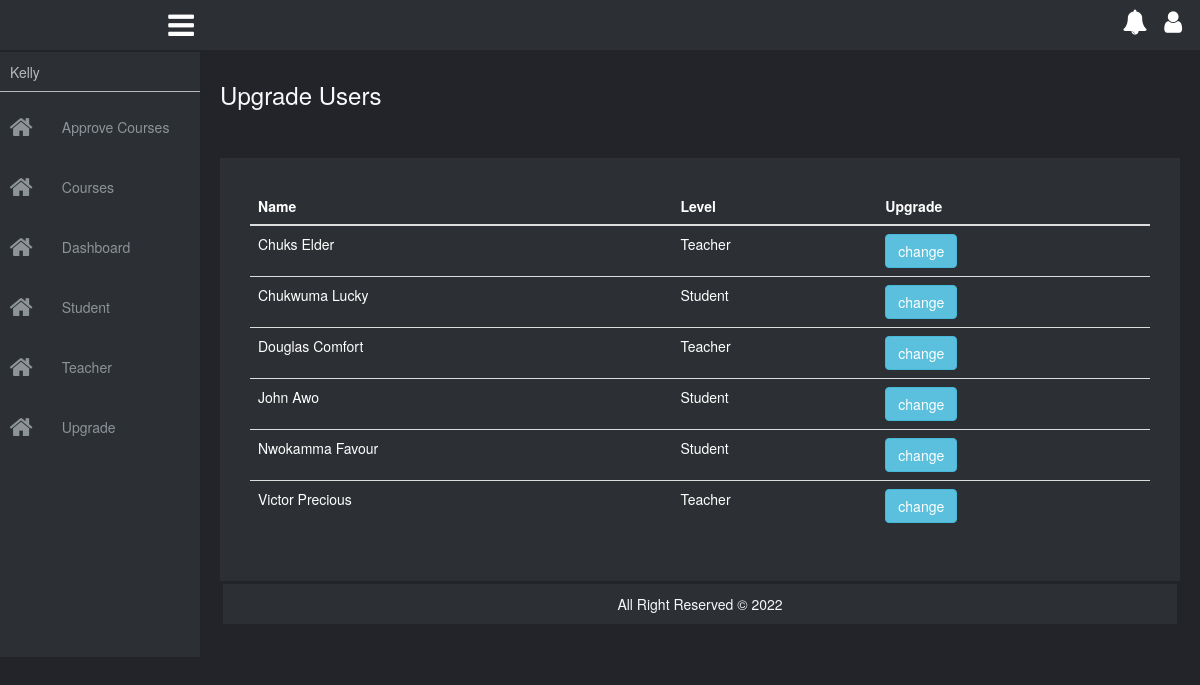
The page /upgrade (signed in) on the database its author committed.
### tables this page shows
CREATE TABLE `users` (
  `id` int(11) NOT NULL,
  `fn` varchar(30) NOT NULL,
  `ln` varchar(30) NOT NULL,
  `email` varchar(50) NOT NULL,
  `pn` varchar(20) NOT NULL,
  `password` varchar(50) NOT NULL,
  `country` text NOT NULL,
  `ms` varchar(20) NOT NULL,
  `date` date NOT NULL,
  `level` varchar(7) NOT NULL,
  `sex` varchar(7) NOT NULL,
  `picture` text NOT NULL,
  `last_login` date NOT NULL,
  `status` varchar(10) NOT NULL
);

### config/dblink.php (called while the page is built, shortened)
<?php
class DB{
private $connect = NULL;
public function __construct()
  {
$servername = "localhost";
$username = "root";
$password = "";
$dbname = "elearnpayment";
  $this->connect = "";
  try{
  $this->connect = new PDO("mysql:host=$servername;dbname=$dbname", $username, $password);
  $this->connect->setAttribute(PDO::ATTR_ERRMODE, PDO::ERRMODE_EXCEPTION);
  $this->connect->exec("SET CHARACTER SET utf8");
    }
  catch(PDOException $e) {
  echo 'Error: ' . $e->getMessage();
        }
  }
 public function tbl_select($tblquery,$tblvalue = array())
 {
 try{
  $stmt = $this->connect->prepare($tblquery);
  $stmt->execute($tblvalue);
  $results = $stmt->fetchAll(PDO::FETCH_ASSOC);
  return $results;
} catch(PDOException $e) {
    echo 'Error: ' . $e->getMessage();
  }
 }
  }
?>

### page/upgrade.php (the view, shortened to what this page needs)
<div class="main-body">
    <h3 class="title">Upgrade Users</h3>
    <div class="row no-p row-box" style="padding:30px;">
        <div class="col-xs-12 no-p">
            <table class="table">
                <thead>
                    <tr>
                        <th>Name</th>
                        <th>Level</th>
                        <th>Upgrade</th>
                    </tr>
                </thead>
                <tbody>
                    <tr>
                        <?php
                            $tblquery = "SELECT * FROM users WHERE level != 'Admin' ORDER BY ln";
                            $tblvalue = array();
                            $select = $collect->tbl_select($tblquery, $tblvalue);
                            foreach($select as $data){
                                extract($data);
                                ?>
                                <?php
                                    echo "
                                        <tr>
                                            <td>$ln $fn</td>
                                            <td>$level</td>
                                            <td>
                                                <form action='upgrade2' method='POST' style='margin:0px;padding:0px;'>
                                                    <input type='hidden' name='id' value='$id'>
                                                    <input type='hidden' name='level' value='$level'>
                                                    <input type='submit' name='change' value='change' class='btn btn-info'>
                                                </form>
                                            </td>
                                        </tr>
                                    ";
                            }
                        ?>
                    </tr>
                </tbody>
            </table>
        </div>
    </div>

### index.php (shortened to what this page needs)
<?php
    $url = $_GET['url'];
    $url = rtrim($url, '/');
    $url = explode('/', $url);
    if(file_exists('page/'.$url[0].'.php')){
        include('main.php');
    }else{
        include('login.php');
    }
?>

### includes/header.php (shortened to what this page needs)
<?php
    include('config/dblink.php');
    $collect = new DB();
?>
<!DOCTYPE html>
<html lang="en">
    <head>
        <link rel="stylesheet" href="https://stackpath.bootstrapcdn.com/font-awesome/4.7.0/css/font-awesome.min.css">
        <?php
            if($url[1] == ''){
                echo "<link rel='stylesheet' href='css/bootstrap.css'>";
                echo "<link rel='stylesheet' href='css/style.css'>";
            }else{
                echo "<link rel='stylesheet' href='../css/bootstrap.css'>";
                echo "<link rel='stylesheet' href='../css/style.css'>";
            }
        ?>
    </head>
    <body>

### main.php (shortened to what this page needs)
<?php include('includes/header.php'); ?>
    <div class="container-fluid">
        <div class="row laptop-view">
            <div class="col-md-2 top-nav-left" style="float:left;position:fixed;left:0px;top:0px;">
                <div class="row">
                    <div class="col-xs-2 no-p">
                        <span class="bars"><i class="fa fa-bars" aria-hidden="true"></i></span>
                    </div>
                </div>
            </div>
            <div class="col-md-10 top-nav-right" style="float:right;">
                <div class="row">
                    <div class="col-xs-1 no-p top-right-box">
                        <div class="row">
                            <div class="col-xs-6 no-p box" onclick="notificationPopup()">
                                <span><i class="fa fa-bell" aria-hidden="true"></i></span>
                            </div>
                            <div class="col-xs-6 no-p box" onclick="userPopup()">
                                <span><i class="fa fa-user" aria-hidden="true"></i></span>
                            </div>
                        </div>
                    </div>
                </div>
            </div>
        </div>
        <div class="row">
            <div class="col-12 main-wrapper">
                <div class="row">
                    <div class="col-md-2 side-menu-master">
                        <div class="side-menu">
                            <?php
                                include('page/menu.php');
                            ?>
                        </div>
                    </div>
                    <div class="col-md-10 main-main-box">
                        <div class="inner">
                            <?php
                                include($page);
                            ?>
                        <footer>
                            <div>All Right Reserved &copy; <a href="<?php echo $_SESSION['newExternalLink']; ?>"><?php echo $_SESSION['newName']; ?></a> 2022</div>
                        </footer>
                    </div>
                </div>
            </div>
        </div>
    </div>
<?php include('includes/footer.php'); ?>

### page/menu.php (shortened to what this page needs)
<div class="side-menu-wrapper">
    <div class="dropdown-box-username">
        <div class="username" onclick="toggleDropDownBoxUsername()">
            <div class="left">
                <?php echo $_SESSION['fn'];?>
            </div>
            <div class="right">
                <span><i class="fa fa-caret-down" aria-hidden="true"></i></span>
            </div>
        </div>
    </div>
</div>
<?php
    if($_SESSION['level'] === 'Student'){
        echo "
            <div class='side-menu-navigation-mobile'>
                <a href='dashboard'>
                    <div class='row navigator'>
                        <div class='col-xs-3 icon'>
                            <span><i class='fa fa-home' aria-hidden='true'></i></span>
                        </div>
                        <div class='col-xs-9 navigator-text'>
                            <span>Dashboard</span>
                        </div>
                    </div>
                </a>
                <a href='course'>
                    <div class='row navigator'>
                        <div class='col-xs-3 icon'>
                            <span><i class='fa fa-home' aria-hidden='true'></i></span>
                        </div>
                        <div class='col-xs-9 navigator-text'>
                            <span>Courses</span>
                        </div>
                    </div>
                </a>
                <a href='my_course'>
                    <div class='row navigator'>
                        <div class='col-xs-3 icon'>
                            <span><i class='fa fa-home' aria-hidden='true'></i></span>
                        </div>
                        <div class='col-xs-9 navigator-text'>
                            <span>My Courses</span>
                        </div>
                    </div>
                </a>
            </div>
        ";
    }else if($_SESSION['level'] === 'Admin'){
        echo "
            <div class='side-menu-navigation-mobile'>
                <a href='approve'>
                    <div class='row navigator'>
                        <div class='col-xs-3 icon'>
                            <span><i class='fa fa-home' aria-hidden='true'></i></span>
                        </div>
                        <div class='col-xs-9 navigator-text'>
                            <span>Approve Courses</span>
                        </div>
                    </div>
                </a>
                <a href='courses_admin'>
                    <div class='row navigator'>
                        <div class='col-xs-3 icon'>
                            <span><i class='fa fa-home' aria-hidden='true'></i></span>
                        </div>
                        <div class='col-xs-9 navigator-text'>
                            <span>Courses</span>
                        </div>
                    </div>
                </a>
                <a href='dashboard_Admin'>
                    <div class='row navigator'>
                        <div class='col-xs-3 icon'>
                            <span><i class='fa fa-home' aria-hidden='true'></i></span>
                        </div>
                        <div class='col-xs-9 navigator-text'>
                            <span>Dashboard</span>
                        </div>
                    </div>
                </a>
                <a href='student'>
                    <div class='row navigator'>
                        <div class='col-xs-3 icon'>
                            <span><i class='fa fa-home' aria-hidden='true'></i></span>
                        </div>
                        <div class='col-xs-9 navigator-text'>
                            <span>Student</span>
                        </div>
                    </div>
                </a>
                <a href='teacher'>
                    <div class='row navigator'>
                        <div class='col-xs-3 icon'>
                            <span><i class='fa fa-home' aria-hidden='true'></i></span>
                        </div>
                        <div class='col-xs-9 navigator-text'>
                            <span>Teacher</span>
                        </div>
                    </div>
                </a>
                <a href='upgrade'>
                    <div class='row navigator'>
                        <div class='col-xs-3 icon'>
                            <span><i class='fa fa-home' aria-hidden='true'></i></span>
                        </div>
                        <div class='col-xs-9 navigator-text'>
                            <span>Upgrade</span>
                        </div>
                    </div>
                </a>
            </div>
        ";
    }else if($_SESSION['level'] === 'Teacher'){
        echo "
            <div class='side-menu-navigation-mobile'>
                <a href='all_course'>
                    <div class='row navigator'>
                        <div class='col-xs-3 icon'>
                            <span><i class='fa fa-home' aria-hidden='true'></i></span>
                        </div>
                        <div class='col-xs-9 navigator-text'>
                            <span>Course</span>
                        </div>
                    </div>
                </a>
                <a href='dashboard_mini'>
                    <div class='row navigator'>
                        <div class='col-xs-3 icon'>
                            <span><i class='fa fa-home' aria-hidden='true'></i></span>
                        </div>
                        <div class='col-xs-9 navigator-text'>
                            <span>Dashboard</span>
                        </div>
                    </div>
                </a>
                <a href='courses_teacher'>
                    <div class='row navigator'>
                        <div class='col-xs-3 icon'>
                            <span><i class='fa fa-home' aria-hidden='true'></i></span>
                        </div>
                        <div class='col-xs-9 navigator-text'>
                            <span>MY Courses</span>
                        </div>
                    </div>
                </a>
            </div>
        ";
    }
?>

### includes/footer.php (shortened to what this page needs)
    </body>
</html>

### css/style.css (style rules this page uses)
body { background: #22242a; box-sizing: border-box; margin: 0; padding: 0; }
.container, .container-fluid, .no-p, .row { margin: 0; padding: 0; }
table tr th, table tr td { color:#ffffff; }
.row-box { background: #2C3034; margin-top: 50px; min-height: 50px; }
.main-main-box { background: #22242A; float: right; min-height: 605px; padding: 0px; }
footer { background: #22242A; margin:0px; padding: 0px; margin: 0px; margin-top: 3px; padding-left: 3px; padding-right: 3px; }
footer div { background: #2C3034; color:#F8F9FA; margin:0px; padding: 10px; text-align: center; }
.laptop-view { display:block; }
.top-nav-left { background: #2C3034; height: 50px; padding: 0; }
.top-nav-left .bars { display: block; cursor: pointer; height: 100%; margin: 10px auto; width:30px; }
.top-nav-left .bars .fa-bars { color:#fff; font-size: 30px; }
.top-nav-right { background: #2C3034; height: 50px; padding: 0; }
.top-nav-right .top-right-box { height: 50px; padding: 0; }
.top-nav-right .top-right-box .box { height: 50px; padding: 0; }
.top-nav-right .top-right-box .box span { display: block; cursor: pointer; height: 100%; margin: 10px auto; width:30px; }
.top-nav-right .top-right-box .box span .fa { color:#fff; font-size: 25px; }
.main-wrapper { background: #22242A; height: 590px; margin-top: 2px; }
.side-menu-master { height: 605px; overflow: hidden; }
.side-menu { background: #2C3034; float: left; height: 605px; overflow-y: scroll; padding-right: 20px; position: fixed; left: 0; top: 52; width: 250px; }
.dropdown-box-username { border-bottom: 1px solid #B9BABF; color:#B9BABF; height: 40px; transition: .5s; }
.dropdown-box-username .username { cursor: pointer; height: 40px; padding: 10px; }
.dropdown-box-username .username .left { float: left; height: 40px; width: 87%; }
.dropdown-box-username .username .right { float: right; height: 40px; width: 5%; }
.dropdown-box-username .username .right:after { content: ''; clear: both; }
.navigator { height: 50px; margin-top: 10px; transition: .5s; }
.navigator .icon { height: 100%; padding: 0px; }
.navigator div span { display: block; height:30px; margin: 5px auto; width: 95%; }
.navigator div span .fa { color:#8D9498; font-size: 25px; margin: 8px; }
.navigator-text { height: 40px; padding: 0px; }
.navigator-text span { color:#8D9498; display: block; height:30px; line-height: 40px; margin: 5px auto; width: 120px; }
.main-body { margin: 20px; margin-top: 30px; padding: 0px; }
.main-body .title { color:#F8F9FA; }

### rows shown on the page
users: ln "Chuks", fn "Elder", level "Teacher"
users: ln "Chukwuma", fn "Lucky", level "Student"
users: ln "Douglas", fn "Comfort", level "Teacher"
users: ln "John", fn "Awo", level "Student"
users: ln "Nwokamma", fn "Favour", level "Student"
users: ln "Victor", fn "Precious", level "Teacher"

### other values the page prints
$_SESSION['fn'] "Kelly"
